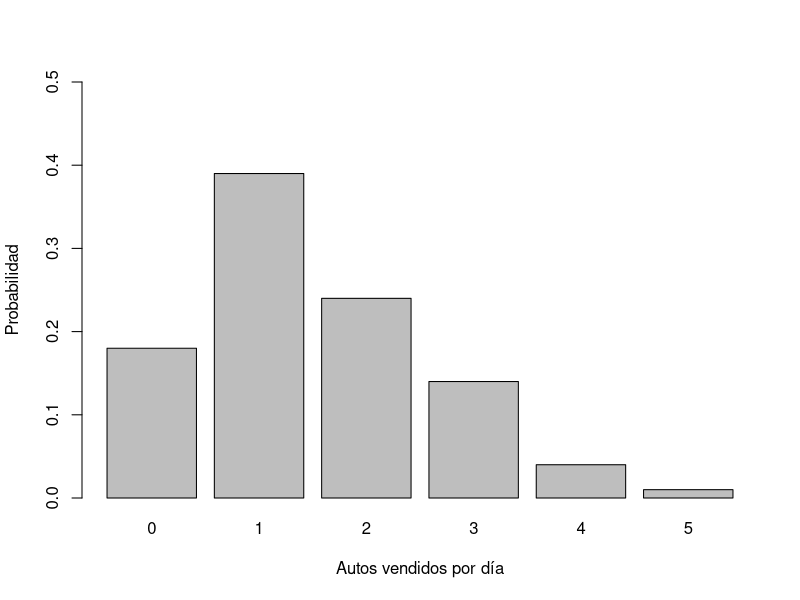
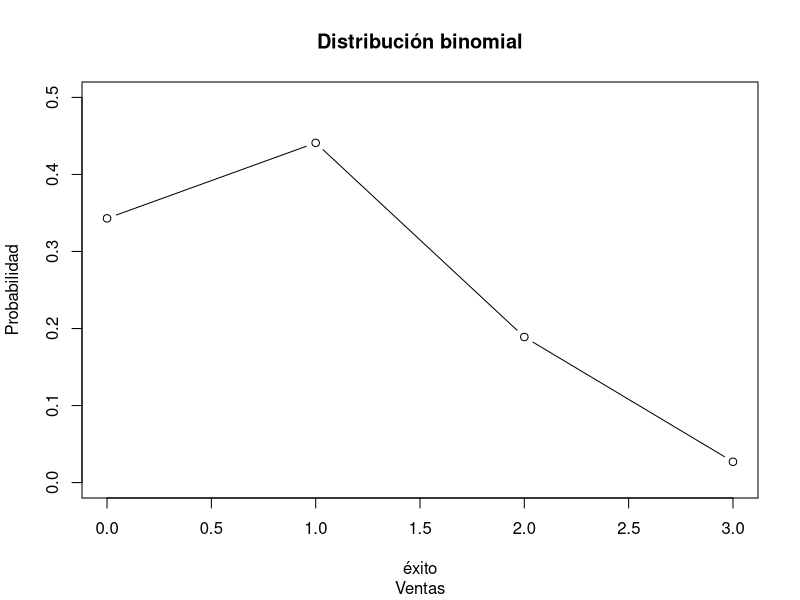

Write the R code that produced these figures, in order.
## ---- chunk 1
ventas.coches <- read.table("datasets/026-ventas_coches.txt", header = T)
ventas.coches.df <- as.data.frame(ventas.coches)
ventas.coches.df
## ---- chunk 2
barplot(ventas.coches$f.x, names.arg = ventas.coches$x, 
        xlab = "Autos vendidos por día", ylab = "Probabilidad", 
        ylim = c(0,0.5))
## ---- chunk 3
ventas.coches.ve <- ventas.coches$x*ventas.coches$f.x
ventas.coches.df$xf.x <- ventas.coches.ve
ventas.coches.df
## ---- chunk 4
sum(ventas.coches.df$xf.x)
## ---- chunk 5
ventas.coches$R <- ventas.coches$x-1.50
ventas.coches$R2 <- ventas.coches$R^2
ventas.coches$R2f.x <- ventas.coches$R2*ventas.coches$f.x
ventas.coches
## ---- chunk 6
sum(ventas.coches$R2f.x)
## ---- chunk 7
sqrt(1.25)
## ---- chunk 8
db0 <- dbinom(0, 3, 0.30)
db1 <- dbinom(1, 3, 0.30)
db2 <- dbinom(2, 3, 0.30)
db3 <- dbinom(3, 3, 0.30)
db0
db1
db2
db3
## ---- chunk 9
db0+db1+db2+db3
## ---- chunk 10
sum(dbinom(c(0,1,2,3), 3, 0.30))
## ---- chunk 11
pbinom(3, 3, 0.30)
## ---- chunk 12
k <- seq(0,3,by=1)
plot(k, dbinom(c(0,1,2,3),3,0.30), type = "b", main = "Distribución binomial", sub = "Ventas", xlab = "éxito", ylab = "Probabilidad", ylim = c(0,0.5))
## ---- chunk 13
dpois(5, 10)
